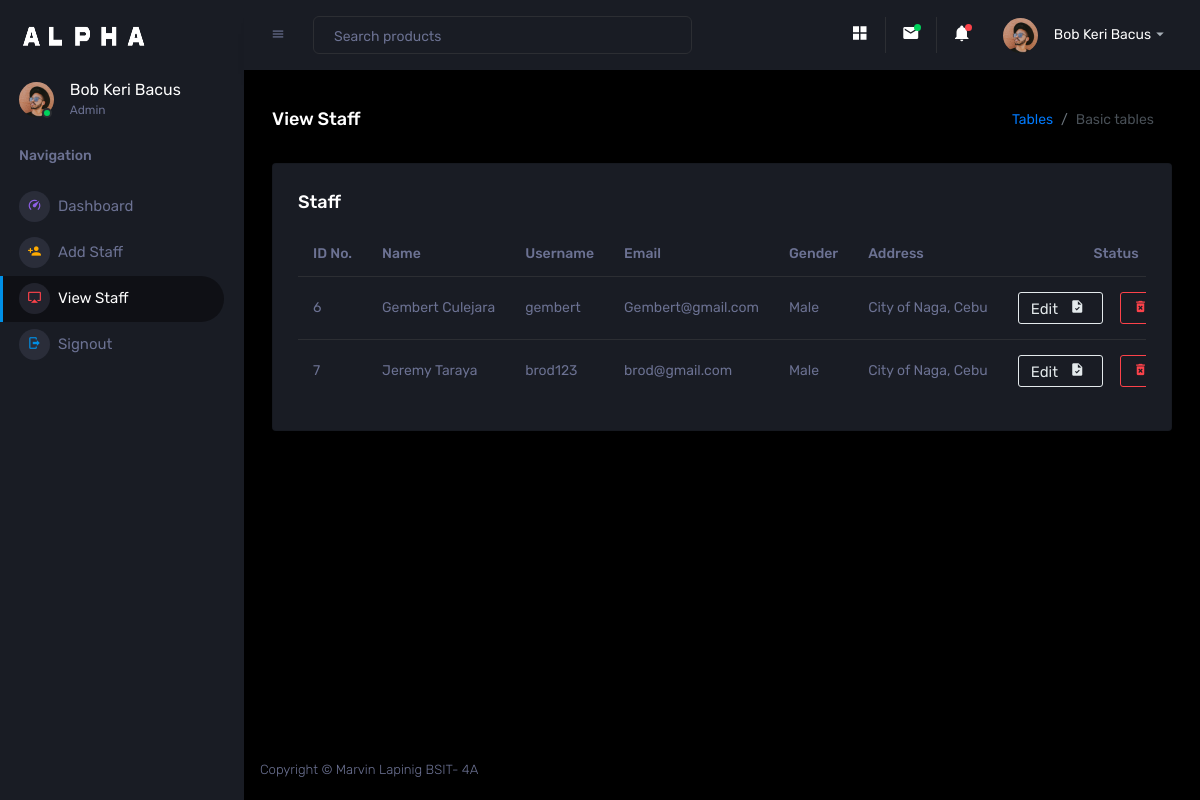
Page /Hod/Staff/View (signed in) on the committed database.
### app/models.py (models this page shows, shortened)
class CustomUser(AbstractUser):
    USER = (
        ('1','HOD'),
        ('2', 'STAFF'),
    )
    user_type = models.CharField(choices=USER,max_length=50,default=1)
    profile_pic = models.ImageField(upload_to='media/profile_pic')

class Staff(models.Model):
    admin = models.OneToOneField(CustomUser, on_delete=models.CASCADE)
    address = models.TextField()
    gender = models.CharField(max_length=100)
    created_at = models.DateTimeField(auto_now_add=True)
    updated_at = models.DateTimeField(auto_now_add=True)

### admin_management_system/Hod_Views.py (the view)
# urls.py: path('Hod/Staff/View',Hod_Views.VIEW_STAFF,name='view_staff'),
@login_required(login_url='/')
@cache_control(no_cache=True, must_revalidate=True, no_store=True)
def VIEW_STAFF(request):
    staff = Staff.objects.all()
    context = {
        'staff':staff,
    }
    return render(request,'Hod/view_staff.html',context)

### templates/Hod/view_staff.html (shortened to what this page needs)
{% extends 'base.html' %}
{% block content %}
<div class="content-wrapper">
            <div class="page-header">
              <h3 class="page-title"> View Staff </h3>
              <nav aria-label="breadcrumb">
                <ol class="breadcrumb">
                  <li class="breadcrumb-item"><a href="#">Tables</a></li>
                  <li class="breadcrumb-item active" aria-current="page">Basic tables</li>
                </ol>
              </nav>
            </div>
            <div class="row">
              <div class="col-lg-12 grid-margin stretch-card">
                <div class="card">
                  <div class="card-body">
                    <h4 class="card-title">Staff </h4>
                    <div class="table-responsive">
                      <table class="table">
                        <thead>
                          <tr>
                            <th>ID No.</th>
                            <th>Name</th>
                            <th>Username</th>
                            <th>Email</th>
                            <th>Gender</th>
                            <th>Address</th>
                            <th class="text-center">Status</th>
                          </tr>
                        </thead>
                        <tbody>
                        {% for i in staff %}
                        <tr>
                          <td>{{i.admin.id}}</td>
                          <td>{{i.admin.first_name}}&nbsp;{{i.admin.last_name}}</td>
                          <td>{{i.admin.username}}</td>
                          <td>{{i.admin.email}}</td>
                          <td>{{i.gender}}</td>
                          <td>{{i.address}}</td>
                          <td class="text-center">
                           <a href="{% url 'edit_staff' i.id %}"  class="btn btn-outline-secondary btn-icon-text"> Edit <i class="mdi mdi-file-check btn-icon-append"></i>
                          </a>
                            <a href="{% url 'delete_staff' i.admin.id %}"  class="btn btn-outline-danger btn-icon-text" >
                            <i class="mdi mdi-delete-forever"></i> Delete </a>
                          </td>
                        </tr>
                        {% endfor %}
                        </tbody>
                      </table>
                    </div>
                  </div>
                </div>
              </div>
            </div>
          </div>
{% endblock %}

### templates/includes/sidebar.html (shortened to what this page needs)
{% load static %}
<nav class="sidebar sidebar-offcanvas" id="sidebar">
          <div class="sidebar-brand-wrapper d-none d-lg-flex align-items-center justify-content-center fixed-top">
            <a class="sidebar-brand brand-logo" href="{% url 'hod_home' %}"><img src="{% static 'assets/images/logo.png' %}" alt="logo" /></a>
          </div>
          <ul class="nav">
            <li class="nav-item profile">
              <div class="profile-desc">
                <div class="profile-pic">
                  <div class="count-indicator">
                    <img class="img-xs rounded-circle " src="{% static 'assets/images/faces/face15.jpg' %}" alt="">
                    <span class="count bg-success"></span>
                  </div>
                  <div class="profile-name">
                    <h5 class="mb-0 font-weight-normal">{{user.first_name}} {{ user.last_name}}</h5>
                    {% if user.user_type == '1' %}
                    <span>Admin</span>
                    {% elif user.user_type == '2' %}
                     <span>Staff</span>
                    {% endif %}
                  </div>
                </div>
              </div>
            </li>
            <li class="nav-item nav-category">
              <span class="nav-link">Navigation</span>
            </li>
            <li class="nav-item menu-items">
              <a class="nav-link" href="{% url 'hod_home' %}">
                <span class="menu-icon">
                  <i class="mdi mdi-speedometer"></i>
                </span>
                <span class="menu-title">Dashboard</span>
              </a>
            </li>
            <li class="nav-item menu-items">
              <a class="nav-link" href="{% url 'add_staff' %}">
                <span class="menu-icon">
                  <i class="mdi mdi-account-plus"></i>
                </span>
                <span class="menu-title">Add Staff</span>
              </a>
            </li>
            <li class="nav-item menu-items">
             <a class="nav-link" href="{% url 'view_staff' %}">
                <span class="menu-icon">
                  <i class="mdi mdi-airplay"></i>
                </span>
                <span class="menu-title">View Staff</span>
              </a>
            </li>
            <li class="nav-item menu-items">
             <a class="nav-link" href="{% url 'doLogout' %}">
                <span class="menu-icon">
                  <i class="mdi mdi-logout"></i>
                </span>
                <span class="menu-title">Signout</span>
              </a>
            </li>
          </ul>
      </nav>

### templates/includes/header.html (shortened to what this page needs)
{% load static %}
<nav class="navbar p-0 fixed-top d-flex flex-row">
          <div class="navbar-menu-wrapper flex-grow d-flex align-items-stretch">
            <button class="navbar-toggler navbar-toggler align-self-center" type="button" data-toggle="minimize">
              <span class="mdi mdi-menu"></span>
            </button>
            <ul class="navbar-nav w-100">
              <li class="nav-item w-100">
                <form class="nav-link mt-2 mt-md-0 d-none d-lg-flex search">
                  <input type="text" class="form-control" placeholder="Search products">
                </form>
              </li>
            </ul>
            <ul class="navbar-nav navbar-nav-right">
              <li class="nav-item nav-settings d-none d-lg-block">
                <a class="nav-link" href="#">
                  <i class="mdi mdi-view-grid"></i>
                </a>
              </li>
              <li class="nav-item dropdown border-left">
                <a class="nav-link count-indicator dropdown-toggle" id="messageDropdown" href="#" data-toggle="dropdown" aria-expanded="false">
                  <i class="mdi mdi-email"></i>
                  <span class="count bg-success"></span>
                </a>
              </li>
              <li class="nav-item dropdown border-left">
                <a class="nav-link count-indicator dropdown-toggle" id="notificationDropdown" href="#" data-toggle="dropdown">
                  <i class="mdi mdi-bell"></i>
                  <span class="count bg-danger"></span>
                </a>
              </li>
              <li class="nav-item dropdown">
                <a class="nav-link" id="profileDropdown" href="#" data-toggle="dropdown">
                  <div class="navbar-profile">
                    <img class="img-xs rounded-circle" src="{% static 'assets/images/faces/face15.jpg' %}" alt="">
                    <p class="mb-0 d-none d-sm-block navbar-profile-name">{{user.first_name}} {{ user.last_name}}</p>
                    <i class="mdi mdi-menu-down d-none d-sm-block"></i>
                  </div>
                </a>
              </li>
            </ul>
          </div>
        </nav>

### rows in the picture
CustomUser: first_name "Bob Keri", last_name "Bacus"
Staff: admin.id "6", admin.first_name "Gembert", admin.last_name "Culejara", admin.username "gembert", admin.email "Gembert@gmail.com", gender "Male", address "City of Naga, Cebu"
Staff: admin.id "7", admin.first_name "Jeremy", admin.last_name "Taraya", admin.username "brod123", admin.email "brod@gmail.com", gender "Male", address "City of Naga, Cebu"
